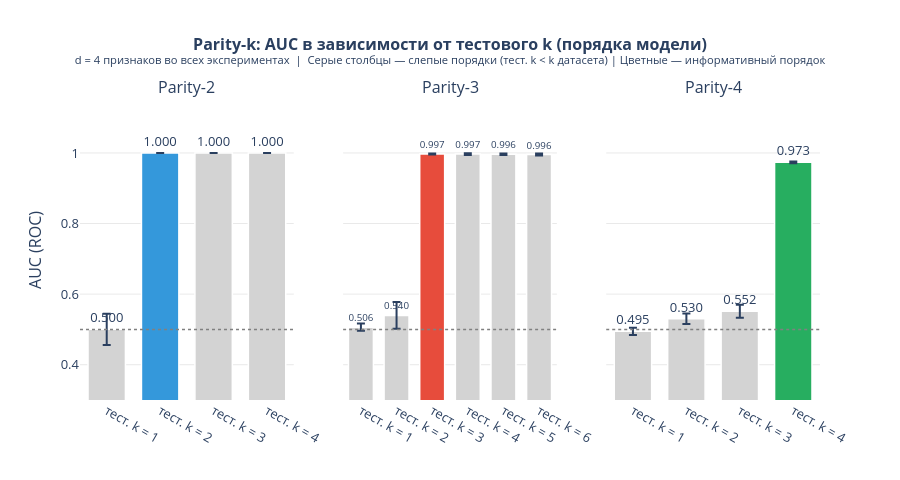

Here is the notebook cell this chart was saved with:
### Code cell
COLORS = {"Parity-2": "#3498db", "Parity-3": "#e74c3c", "Parity-4": "#27ae60"}

# d одинаков для всех конфигураций
d_common = parity_sweep_configs[0][1]

fig = make_subplots(
    rows=1, cols=3,
    subplot_titles=[c[3] for c in parity_sweep_configs],
    shared_yaxes=True,
)

for col_idx, (k, d, n, name) in enumerate(parity_sweep_configs, start=1):
    res = parity_sweep_results[name]
    m_vals = list(range(1, d + 1))
    means = [res[m]["auc_mean"] for m in m_vals]
    stds  = [res[m]["auc_std"]  for m in m_vals]
    colors_bar = [COLORS[name] if m == k else "lightgray" for m in m_vals]

    fig.add_trace(
        go.Bar(
            x=[f"тест. k = {m}" for m in m_vals],
            y=means,
            error_y=dict(type="data", array=stds, visible=True),
            marker_color=colors_bar,
            marker_line_color="white",
            marker_line_width=1.5,
            text=[f"{v:.3f}" for v in means],
            textposition="outside",
            name=name,
            showlegend=False,
        ),
        row=1, col=col_idx,
    )
    fig.add_hline(y=0.5, line_dash="dot", line_color="gray",
                  line_width=1.5, row=1, col=col_idx)

fig.update_layout(
    title=dict(
        text=f"<b>Parity-k: AUC в зависимости от тестового k (порядка модели)</b><br>"
             f"<sup>d = {d_common} признаков во всех экспериментах  |  "
             "Серые столбцы — слепые порядки (тест. k < k датасета) | Цветные — информативный порядок</sup>",
        x=0.5, font_size=16,
    ),
    yaxis=dict(title="AUC (ROC)", range=[0.3, 1.15]),
    yaxis2=dict(range=[0.3, 1.15]),
    yaxis3=dict(range=[0.3, 1.15]),
    plot_bgcolor="white",
    height=480,
    bargap=0.3,
    font=dict(size=13),
)
fig.update_xaxes(showgrid=False)
fig.update_yaxes(showgrid=True, gridcolor="rgba(200,200,200,0.4)")
fig.show()

### Figure 1 — Plotly figure (JSON) as saved in the notebook; plotly's stock layout.template omitted (floating-point values rounded to 4 significant figures)
{"data": [{"error_y": {"array": [0.04416, 0.0003096, 0, 0.0003096], "type": "data", "visible": true}, "marker": {"color": ["lightgray", "#3498db", "lightgray", "lightgray"], "line": {"color": "white", "width": 1.5}}, "name": "Parity-2", "showlegend": false, "text": ["0.500", "1.000", "1.000", "1.000"], "textposition": "outside", "type": "bar", "x": ["тест. k = 1", "тест. k = 2", "тест. k = 3", "тест. k = 4"], "xaxis": "x", "y": [0.5002, 0.9998, 1, 0.9998], "yaxis": "y"}, {"error_y": {"array": [0.01033, 0.03763, 0.001683, 0.002238, 0.002199, 0.002701], "type": "data", "visible": true}, "marker": {"color": ["lightgray", "lightgray", "#e74c3c", "lightgray", "lightgray", "lightgray"], "line": {"color": "white", "width": 1.5}}, "name": "Parity-3", "showlegend": false, "text": ["0.506", "0.540", "0.997", "0.997", "0.996", "0.996"], "textposition": "outside", "type": "bar", "x": ["тест. k = 1", "тест. k = 2", "тест. k = 3", "тест. k = 4", "тест. k = 5", "тест. k = 6"], "xaxis": "x2", "y": [0.5064, 0.5397, 0.9971, 0.9967, 0.9962, 0.9955], "yaxis": "y2"}, {"error_y": {"array": [0.01015, 0.01493, 0.0184, 0.002429], "type": "data", "visible": true}, "marker": {"color": ["lightgray", "lightgray", "lightgray", "#27ae60"], "line": {"color": "white", "width": 1.5}}, "name": "Parity-4", "showlegend": false, "text": ["0.495", "0.530", "0.552", "0.973"], "textposition": "outside", "type": "bar", "x": ["тест. k = 1", "тест. k = 2", "тест. k = 3", "тест. k = 4"], "xaxis": "x3", "y": [0.4946, 0.53, 0.5515, 0.9733], "yaxis": "y3"}], "layout": {"annotations": [{"font": {"size": 16}, "showarrow": false, "text": "Parity-2", "x": 0.1444, "xanchor": "center", "xref": "paper", "y": 1, "yanchor": "bottom", "yref": "paper"}, {"font": {"size": 16}, "showarrow": false, "text": "Parity-3", "x": 0.5, "xanchor": "center", "xref": "paper", "y": 1, "yanchor": "bottom", "yref": "paper"}, {"font": {"size": 16}, "showarrow": false, "text": "Parity-4", "x": 0.8556, "xanchor": "center", "xref": "paper", "y": 1, "yanchor": "bottom", "yref": "paper"}], "bargap": 0.3, "font": {"size": 13}, "height": 480, "plot_bgcolor": "white", "shapes": [{"line": {"color": "gray", "dash": "dot", "width": 1.5}, "type": "line", "x0": 0, "x1": 1, "xref": "x domain", "y0": 0.5, "y1": 0.5, "yref": "y"}, {"line": {"color": "gray", "dash": "dot", "width": 1.5}, "type": "line", "x0": 0, "x1": 1, "xref": "x2 domain", "y0": 0.5, "y1": 0.5, "yref": "y2"}, {"line": {"color": "gray", "dash": "dot", "width": 1.5}, "type": "line", "x0": 0, "x1": 1, "xref": "x3 domain", "y0": 0.5, "y1": 0.5, "yref": "y3"}], "title": {"font": {"size": 16}, "text": "<b>Parity-k: AUC в зависимости от тестового k (порядка модели)</b><br><sup>d = 4 признаков во всех экспериментах  |  Серые столбцы — слепые порядки (тест. k < k датасета) | Цветные — информативный порядок</sup>", "x": 0.5}, "xaxis": {"anchor": "y", "domain": [0, 0.2889], "showgrid": false}, "xaxis2": {"anchor": "y2", "domain": [0.3556, 0.6444], "showgrid": false}, "xaxis3": {"anchor": "y3", "domain": [0.7111, 1], "showgrid": false}, "yaxis": {"anchor": "x", "domain": [0, 1], "gridcolor": "rgba(200,200,200,0.4)", "range": [0.3, 1.15], "showgrid": true, "title": {"text": "AUC (ROC)"}}, "yaxis2": {"anchor": "x2", "domain": [0, 1], "gridcolor": "rgba(200,200,200,0.4)", "matches": "y", "range": [0.3, 1.15], "showgrid": true, "showticklabels": false}, "yaxis3": {"anchor": "x3", "domain": [0, 1], "gridcolor": "rgba(200,200,200,0.4)", "matches": "y", "range": [0.3, 1.15], "showgrid": true, "showticklabels": false}}}
